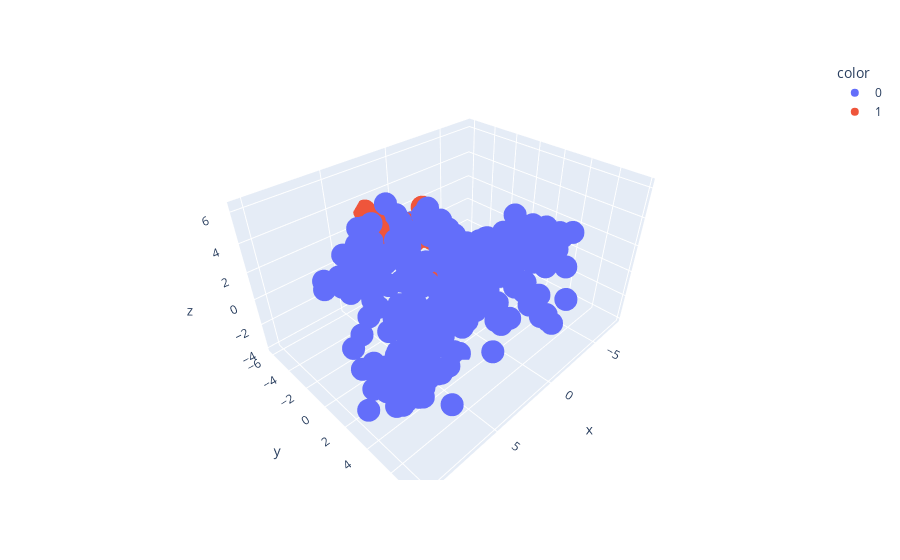

The code cell stored with this chart in its notebook:
### Code cell
px.scatter_3d(x=x_testdf.iloc[:,0],y=x_testdf.iloc[:,1],z=x_testdf.iloc[:,2], color= y_test)

### Figure 1 — Plotly figure (JSON) as saved in the notebook; plotly's stock layout.template omitted (floating-point values rounded to 4 significant figures; data arrays with more than 128 entries replaced by an {"elided": "..."} marker saying what was removed)
{"data": [{"hovertemplate": "color=0<br>x=%{x}<br>y=%{y}<br>z=%{z}<extra></extra>", "legendgroup": "0", "marker": {"color": "#636efa", "symbol": "circle"}, "mode": "markers", "name": "0", "scene": "scene", "showlegend": true, "type": "scatter3d", "x": {"elided": "360 float values"}, "y": {"elided": "360 float values"}, "z": {"elided": "360 float values"}}, {"hovertemplate": "color=1<br>x=%{x}<br>y=%{y}<br>z=%{z}<extra></extra>", "legendgroup": "1", "marker": {"color": "#EF553B", "symbol": "circle"}, "mode": "markers", "name": "1", "scene": "scene", "showlegend": true, "type": "scatter3d", "x": [-1.24, -1.577, -0.09378, 2.14, 0.065, 2.133, -1.437, -1.433, 2.523, -0.3063, 2.092, 0.3584, 0.3908, 0.2053, 1.663, 2.6, -1.302, 0.6598, 0.3229, 0.3596, -1.421, -1.106, 1.921, -0.05993, 1.926, 1.806, -2.224, -1.675, 2.469, -1.643, -4.153, 0.9425, -2.769, -2.228, 1.407, -3.406, -1.915, -0.4103, 1.293, 0.9356], "y": [-5.685, -5.371, -5.993, -5.552, -6.076, -5.212, -4.497, -5.565, -5.458, -5.454, -5.32, -2.543, -5.963, -5.216, -5.478, -5.907, -5.519, -5.516, -5.647, -5.931, -5.581, -5.363, -2.43, -4.731, -5.466, -5.871, -5.278, -5.057, -6.047, -4.96, -2.53, -6.061, -5.404, -4.603, -5.743, -4.05, -5.116, -5.961, -5.805, -5.826], "z": [0.7653, 0.7305, 1.101, 2.331, 1.333, 1.871, 0.08254, 0.1739, 2.097, 1.259, 1.818, -1.663, 1.167, 0.9117, 1.212, 1.597, 0.4082, 1.011, 1.389, 1.824, 0.3148, -0.4968, -1.166, 0.2007, 1.523, 1.577, 0.03812, 0.01567, 3.07, 2.214, -2.853, 1.808, -0.3178, -0.5141, 2.437, -1.144, 0.1485, 1.056, 1.268, 1.995]}], "layout": {"legend": {"title": {"text": "color"}, "tracegroupgap": 0}, "margin": {"t": 60}, "scene": {"domain": {"x": [0, 1], "y": [0, 1]}, "xaxis": {"title": {"text": "x"}}, "yaxis": {"title": {"text": "y"}}, "zaxis": {"title": {"text": "z"}}}}}
